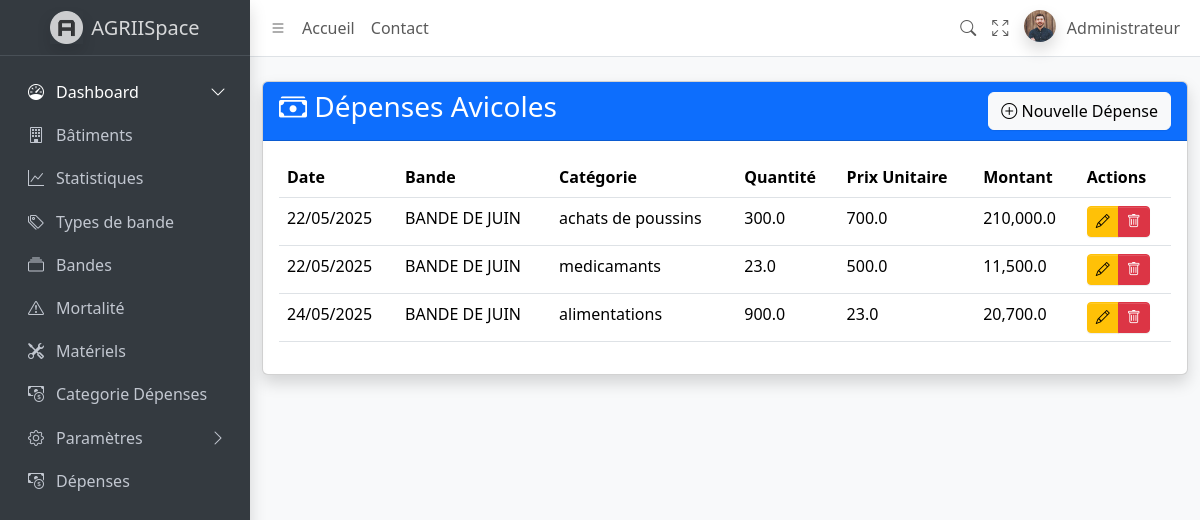
/depenses/, run on the app's committed database.
### ispace/models.py (models this page shows, shortened)
class DepenseAvicole(models.Model):
    date = models.DateField(null=True, blank=True)
    bande = models.ForeignKey(Bande, on_delete=models.CASCADE)
    categorie = models.ForeignKey(CategorieDepense, on_delete=models.PROTECT)
    quantite = models.FloatField(null=True, blank=True)
    prix_unitaire = models.FloatField(null=True, blank=True)
    montant_fcfa = models.FloatField(null=True, blank=True, verbose_name="Montant (FCFA)")
    description = models.TextField(null=True, blank=True)

class Bande(models.Model):
    batiment = models.ForeignKey(Batiment, on_delete=models.CASCADE)
    code_bande = models.CharField(max_length=50, unique=True)
    date_debut = models.DateField(null=True, blank=True)
    date_fin = models.DateField(null=True, blank=True)
    effectif_depart = models.PositiveIntegerField()
    type_bande = models.ForeignKey(TypeBande, on_delete=models.SET_NULL, null=True)

class CategorieDepense(models.Model):
    nom = models.CharField(max_length=100,null=True, blank=True)

### ispace/views.py (the view)
# urls.py: path('depenses/', views.DepenseAvicoleListView.as_view(), name='depense_list'),
class DepenseAvicoleListView(ListView):
    model = DepenseAvicole
    template_name = 'depense_list.html'
    context_object_name = 'depenses'
    def get_queryset(self):
        return DepenseAvicole.objects.select_related('bande', 'categorie')

### ispace/templates/ispace/depenseavicole_list.html
{% extends 'ispace/base.html' %}
{% block content %}
<div class="container py-4">
    <div class="card shadow">
        <div class="card-header bg-primary text-white">
            <div class="d-flex justify-content-between align-items-center">
                <h3><i class="bi bi-cash-stack"></i> Dépenses Avicoles</h3>
                <a href="{% url 'depense_add' %}" class="btn btn-light">
                    <i class="bi bi-plus-circle"></i> Nouvelle Dépense
                </a>
            </div>
        </div>
        <div class="card-body">
            <div class="table-responsive">
                <table class="table table-hover">
                    <thead>
                        <tr>
                            <th>Date</th>
                            <th>Bande</th>
                            <th>Catégorie</th>
                            <th>Quantité</th>
                            <th>Prix Unitaire</th>
                            <th>Montant</th>
                            <th>Actions</th>
                        </tr>
                    </thead>
                    <tbody>
                        {% for dep in depenses %}
                        <tr>
                            <td>{{ dep.date|date:"d/m/Y" }}</td>
                            <td>{{ dep.bande.code_bande }}</td>
                            <td>{{ dep.categorie.nom }}</td>
                            <td>{{ dep.quantite }}</td>
                            <td>{{ dep.prix_unitaire}}</td>
                            <td>{{ dep.montant_fcfa }}</td>
                            <td>
                                <div class="btn-group">
                                    <a href="{% url 'depense_edit' dep.id %}" class="btn btn-sm btn-warning">
                                        <i class="bi bi-pencil"></i>
                                    </a>
                                    <a href="{% url 'depense_delete' dep.id %}" class="btn btn-sm btn-danger"
                                       onclick="return confirm('Supprimer cette dépense?')">
                                        <i class="bi bi-trash"></i>
                                    </a>
                                </div>
                            </td>
                        </tr>
                        {% endfor %}
                    </tbody>
                </table>
            </div>
        </div>
    </div>
</div>
{% endblock %}

### ispace/templates/ispace/base.html (shortened to what this page needs)
{% load static %}
<!doctype html>
<html lang="fr">
<head>
    <link rel="stylesheet" href="https://cdn.jsdelivr.net/npm/@fontsource/source-sans-3@5.0.12/index.css" />
    <link rel="stylesheet" href="https://cdn.jsdelivr.net/npm/bootstrap-icons@1.11.3/font/bootstrap-icons.min.css" />
    <link rel="stylesheet" href="https://cdn.jsdelivr.net/npm/overlayscrollbars@2.10.1/styles/overlayscrollbars.min.css" />
    <link rel="stylesheet" href="{% static 'ispace/css/adminlte.css' %}" />
    <link rel="stylesheet" href="https://cdn.jsdelivr.net/npm/apexcharts@3.37.1/dist/apexcharts.css" />
<link href="https://cdn.jsdelivr.net/npm/bootstrap@5.3.3/dist/css/bootstrap.min.css" rel="stylesheet">
</head>
<body class="layout-fixed sidebar-expand-lg bg-body-tertiary">
    <div class="app-wrapper">
        <nav class="app-header navbar navbar-expand bg-body">
            <div class="container-fluid">
                <ul class="navbar-nav">
                    <li class="nav-item">
                        <a class="nav-link sidebar-toggle" href="#"><i class="bi bi-list"></i></a>
                    </li>
                    <li class="nav-item d-none d-md-block"><a href="#" class="nav-link">Accueil</a></li>
                    <li class="nav-item d-none d-md-block"><a href="#" class="nav-link">Contact</a></li>
                </ul>
                <ul class="navbar-nav ms-auto">
                    <li class="nav-item"><a class="nav-link" href="#"><i class="bi bi-search"></i></a></li>
                    <li class="nav-item"><a class="nav-link" href="#" data-lte-toggle="fullscreen">
                        <i data-lte-icon="maximize" class="bi bi-arrows-fullscreen"></i>
                    </a></li>
                    <li class="nav-item dropdown user-menu">
                        <a href="#" class="nav-link dropdown-toggle" data-bs-toggle="dropdown">
                            <img src="{% static 'ispace/assets/img/user8-128x128.jpg' %}" class="user-image rounded-circle shadow" alt="User">
                            <span class="d-none d-md-inline">Administrateur</span>
                        </a>
                    </li>
                </ul>
            </div>
        </nav>
        <aside class="app-sidebar bg-body-secondary shadow" data-bs-theme="dark">
            <div class="sidebar-brand">
                <a href="{% url 'dashboard' %}" class="brand-link">
                    <img src="{% static 'ispace/assets/img/AdminLTELogo.png' %}" class="brand-image opacity-75 shadow" alt="Logo">
                    <span class="brand-text fw-light">AGRIISpace</span>
                </a>
            </div>
            <div class="sidebar-wrapper">
                <nav class="mt-2">
                    <ul class="nav sidebar-menu flex-column" role="menu">
                        <li class="nav-item menu-open">
                            <a href="/" class="nav-link active">
                                <i class="nav-icon bi bi-speedometer"></i>
                                <p>Dashboard </p>
                            </a>
                            <ul class="nav nav-treeview">
                                <li class="nav-item">
                                    <a href="{% url 'batiment_list' %}" class="nav-link">
                                        <i class="nav-icon bi bi-building"></i>
                                        <p>Bâtiments</p>
                                    </a>
                                </li>
                                <li class="nav-item">
                                    <a href="#" class="nav-link">
                                        <i class="nav-icon bi bi-graph-up"></i>
                                        <p>Statistiques</p>
                                    </a>
                                </li>
                <li class="nav-item">
                    <a href="{% url 'type_bande_list' %}" class="nav-link">
                        <i class="nav-icon bi bi-tags"></i>
                        <p>Types de bande</p>
                    </a>
                </li>
                <li class="nav-item">
                    <a href="{% url 'bande_list' %}" class="nav-link">
                        <i class="nav-icon bi bi-collection"></i>
                        <p>Bandes</p>
                    </a>
                </li>
                <li class="nav-item">
                    <a href="{% url 'mortalite_list' %}" class="nav-link">
                        <i class="nav-icon bi bi-exclamation-triangle"></i>
                        <p>Mortalité</p>
                    </a>
                </li>
                <li class="nav-item">
                    <a href="{% url 'materiel_list' %}" class="nav-link">
                        <i class="nav-icon bi bi-tools"></i>
                        <p>Matériels</p>
                    </a>
                </li>
                <li class="nav-item">
                    <a href="{% url 'categorie_depense_list' %}" class="nav-link">
                        <i class="nav-icon bi bi-cash-coin"></i>
                        <p>Categorie Dépenses</p>
                    </a>
<li class="nav-item has-treeview">
    <a href="#" class="nav-link">
        <i class="nav-icon bi bi-gear"></i>
        <p>
            Paramètres
        </p>
    </a>
</li>
                <li class="nav-item">
                    <a href="{% url 'depense_list' %}" class="nav-link">
                        <i class="nav-icon bi bi-cash-coin"></i>
                        <p>Dépenses</p>
                    </a>
                </li>
                            </ul>
                        </li>
                    </ul>
                </nav>
            </div>
        </aside>
        <main class="app-main">
            {% block content %}{% endblock %}
        </main>
    </div>
</body>
</html>

### data on the page
DepenseAvicole: date "22/05/2025", bande.code_bande "BANDE DE JUIN", categorie.nom "achats de poussins", quantite "300.0", prix_unitaire "700.0", montant_fcfa "210,000.0"
DepenseAvicole: date "22/05/2025", bande.code_bande "BANDE DE JUIN", categorie.nom "medicamants", quantite "23.0", prix_unitaire "500.0", montant_fcfa "11,500.0"
DepenseAvicole: date "24/05/2025", bande.code_bande "BANDE DE JUIN", categorie.nom "alimentations", quantite "900.0", prix_unitaire "23.0", montant_fcfa "20,700.0"
